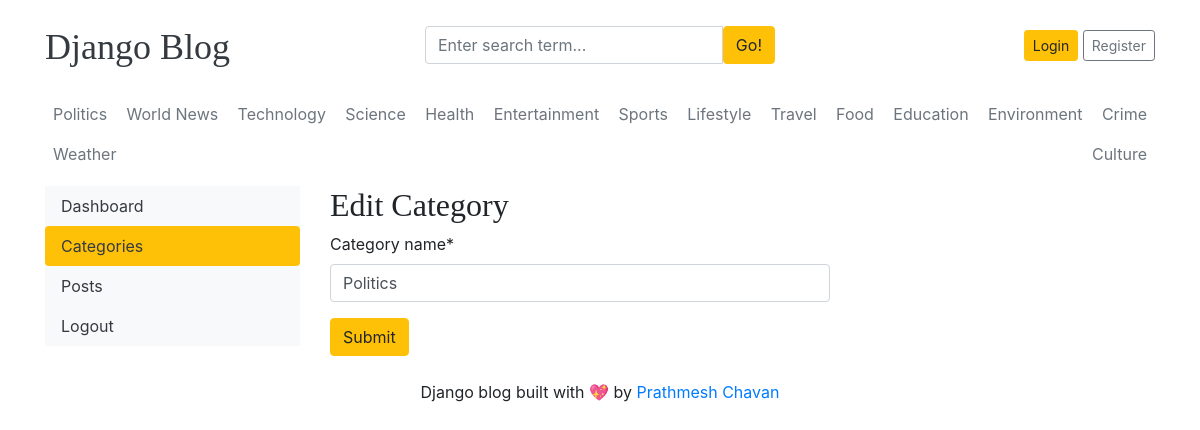
The app's page /dashboard/categories/edit/2/ with its own data.
### blogs/models.py (models this page shows, shortened)
class Category(models.Model):
    category_name = models.CharField(max_length=50,unique=True)
    created_at = models.DateTimeField(auto_now_add=True)
    updated_at = models.DateTimeField(auto_now=True)
    class Meta:
        verbose_name_plural = 'categories'

### dashboards/views.py (the view)
# urls.py: path('categories/edit/<int:pk>/',views.edit_category,name='edit_category'),
def edit_category(request,pk):
    category = get_object_or_404(Category,pk=pk)
    if request.method=='POST':
        form = CategoryForm(request.POST,instance=category)
        if form.is_valid():
            form.save()
            return redirect('categories')
    form = CategoryForm(instance=category)
    context = {
        'form':form,
        'category':category,
    }
    return render(request,'dashboard/edit_category.html',context)

### dashboards/forms.py
class CategoryForm(forms.ModelForm):
    class Meta:
        model = Category
        fields = '__all__'

### blogs/context_processors.py (called while the page is built)
def get_categories(request):
    categories = Category.objects.all()
    return dict(categories=categories)

def get_social_links(request):
    social_links = SocialLink.objects.all()
    return dict(social_links=social_links)

### templates/dashboard/edit_category.html (shortened to what this page needs)
{% extends 'base.html' %}
{% block content %}
{% load crispy_forms_tags %}
<div class="row">
    {% include 'dashboard/sidebar.html' %}
    <div class="col-md-9">
        <h2>Edit Category</h2>
        <form action="{% url 'edit_category' category.id %}" method="POST" style="width:500px;">
            {{ form | crispy }}
            <button type="submit" class="btn btn-warning">Submit</button>
        </form>
        <br>
    </div>
</div>
{% endblock %}

### templates/base.html (shortened to what this page needs)
{% load static %}
<!DOCTYPE html>
<html lang="en">
<head>
    <link href="https://getbootstrap.com/docs/4.0/dist/css/bootstrap.min.css" rel="stylesheet">
    <link href="{% static 'css/blog.css' %}" rel="stylesheet">
    <link rel="stylesheet" href="https://cdnjs.cloudflare.com/ajax/libs/font-awesome/4.7.0/css/font-awesome.min.css">
  </head>
<body>
    <div class="container">
      <header class="blog-header py-3">
        <div class="row flex-nowrap justify-content-between align-items-center">
          <div class="col-4 pt-1">
            <a class="blog-header-logo text-dark" href="/">Django Blog</a>
          </div>
          <div class="col-4">
            <form action="{% url 'search' %}" method="GET">
              <div class="input-group">
                <input class="form-control" type="text" name="keyword" value="{{ keyword }}" placeholder="Enter search term..." aria-label="Enter search term..." aria-describedby="button-search" />
                <button type="submit" class="btn btn-warning" id="button-search" type="button">Go!</button>
            </div>
            </form>
          </div>
          <div class="col-4 d-flex justify-content-end align-items-center">
            {% if not user.is_authenticated %}
            <a class="btn btn-sm btn-warning" href="{% url 'login' %}">Login</a> &nbsp;
            <a class="btn btn-sm btn-outline-secondary" href="{% url 'register' %}">Register</a>
            {% else %}
            <span><a href="{% url 'dashboard' %}">Dashboard</a></span>
            &emsp;
            <span><a href="{% url 'logout' %}">Logout</a></span>
            {% endif %}
          </div>
        </div>
      </header>
      <div class="nav-scroller py-1 mb-2">
        <nav class="nav d-flex justify-content-between">
          {% for cat in categories %}
          <a class="p-2 text-muted" href="{% url 'posts_by_category' cat.id %}">{{ cat.category_name }}</a>
          {% endfor %}
        </nav>
      </div>
{% block content %}
{% endblock %}
<footer class="blog-footer">
    <p class="text-center">Django blog built with 💖 by <a href="#">Prathmesh Chavan</a></p>
  </footer>
  </body>
  </html>

### blog_main/static/css/blog.css (style rules this page uses)
.blog-header-logo { font-family: "Playfair Display", Georgia, "Times New Roman", serif; font-size: 2.25rem; }
h1, h2, h3, h4, h5, h6 { font-family: "Playfair Display", Georgia, "Times New Roman", serif; }

### records on screen
Category: category_name "Politics"
Category: category_name "World News"
Category: category_name "Technology"
Category: category_name "Science"
Category: category_name "Health"
Category: category_name "Entertainment"
Category: category_name "Sports"
Category: category_name "Lifestyle"
Category: category_name "Travel"
Category: category_name "Food"
Category: category_name "Education"
Category: category_name "Environment"
Category: category_name "Crime"
Category: category_name "Weather"
Category: category_name "Culture"
